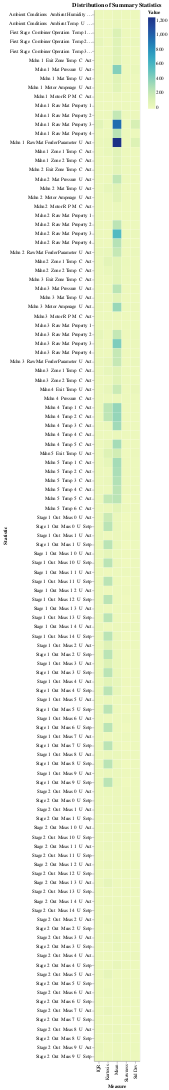

Write notebook code for a chart like this one.
### Code cell
alt.renderers.enable('jupyterlab')
chart = alt.Chart(df_melted).mark_rect().encode(
    # Set `Measure` on the x-axis and `Statistic` on the y-axis
    x=alt.X('Measure', title='Measure'),
    y=alt.Y('Statistic', title='Statistic'),
    # Use `Value` for color intensity
    color=alt.Color('Value', title='Value'),
    
    tooltip=['Measure', 'Statistic', 'Value']
).properties(
    
    title='Distribution of Summary Statistics'
).interactive()  
display(chart)

chart.save('distribution_heatmap.json', renderer = 'notebook')

### Figure 1 — Vega-Lite specification as saved in the notebook (floating-point values rounded to 4 significant figures; data arrays with more than 128 entries replaced by an {"elided": "..."} marker saying what was removed)
{"$schema": "https://vega.github.io/schema/vega-lite/v5.20.1.json", "config": {"view": {"continuousHeight": 300, "continuousWidth": 300}}, "data": {"name": "data-eb7673d5a4f85c0b8fd591fe9d1a714e"}, "datasets": {"data-eb7673d5a4f85c0b8fd591fe9d1a714e": {"elided": "575 records"}}, "encoding": {"color": {"field": "Value", "title": "Value", "type": "quantitative"}, "tooltip": [{"field": "Measure", "type": "nominal"}, {"field": "Statistic", "type": "nominal"}, {"field": "Value", "type": "quantitative"}], "x": {"field": "Measure", "title": "Measure", "type": "nominal"}, "y": {"field": "Statistic", "title": "Statistic", "type": "nominal"}}, "mark": {"type": "rect"}, "params": [{"bind": "scales", "name": "param_2", "select": {"encodings": ["x", "y"], "type": "interval"}}], "title": "Distribution of Summary Statistics"}
